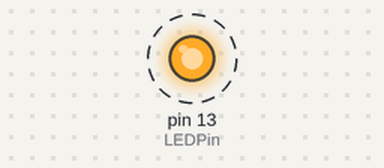
Bench run of a sketch on a simulated Arduino Uno, built with avr-gcc and run on an emulated ATmega328P. Shown: output pins drawn as LEDs (lit = HIGH). Dashed ring = blinking.

Above: at 1.0 s.
Timing chart, 0 to 4.8 s (numbered marks = the images above):
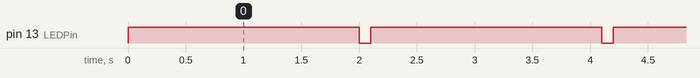

Measured:
- by itself, pin 13 (LEDPin): alternates HIGH for 2.0 s and LOW for 0.10 s

The sketch:

LED_blink.ino
```cpp
int keepOnTime = 2000;
int keepOffTime = 100;
int LEDPin = 13;

void setup() {
  // alernative: can use LED_BUILTIN to detect LED's pin dynamic on different boards
  pinMode(LEDPin, OUTPUT);

}

void loop() {
  digitalWrite(LEDPin, HIGH);
  delay(keepOnTime);

  digitalWrite(LEDPin, LOW);
  delay(keepOffTime);
}
```
